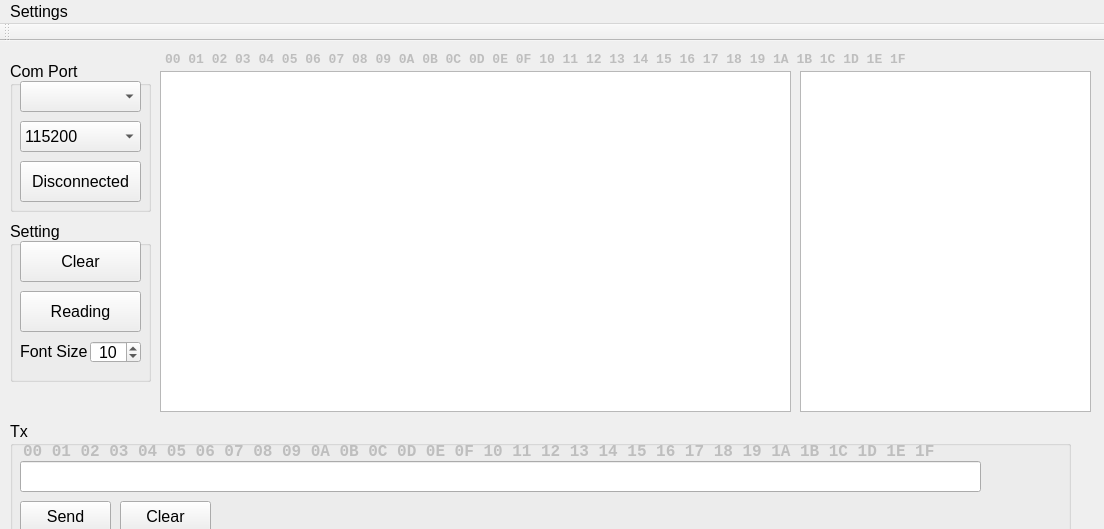
<?xml version="1.0" encoding="UTF-8"?>
<ui version="4.0">
 <class>MainWindow</class>
 <widget class="QMainWindow" name="MainWindow">
  <property name="geometry">
   <rect>
    <x>0</x>
    <y>0</y>
    <width>1104</width>
    <height>529</height>
   </rect>
  </property>
  <property name="minimumSize">
   <size>
    <width>0</width>
    <height>512</height>
   </size>
  </property>
  <property name="font">
   <font>
    <family>Arial</family>
    <pointsize>12</pointsize>
   </font>
  </property>
  <property name="windowTitle">
   <string>Com Port</string>
  </property>
  <widget class="QWidget" name="centralwidget">
   <widget class="QGroupBox" name="groupBox_Tx">
    <property name="enabled">
     <bool>true</bool>
    </property>
    <property name="geometry">
     <rect>
      <x>10</x>
      <y>380</y>
      <width>1061</width>
      <height>121</height>
     </rect>
    </property>
    <property name="minimumSize">
     <size>
      <width>0</width>
      <height>121</height>
     </size>
    </property>
    <property name="title">
     <string>Tx</string>
    </property>
    <widget class="QLineEdit" name="lineEdit_Tx">
     <property name="geometry">
      <rect>
       <x>10</x>
       <y>40</y>
       <width>961</width>
       <height>31</height>
      </rect>
     </property>
     <property name="minimumSize">
      <size>
       <width>0</width>
       <height>31</height>
      </size>
     </property>
     <property name="font">
      <font>
       <family>Courier New</family>
       <pointsize>12</pointsize>
       <weight>75</weight>
       <bold>true</bold>
      </font>
     </property>
    </widget>
    <widget class="QPushButton" name="pushButton_Tx_Send">
     <property name="geometry">
      <rect>
       <x>10</x>
       <y>80</y>
       <width>91</width>
       <height>31</height>
      </rect>
     </property>
     <property name="sizePolicy">
      <sizepolicy hsizetype="Preferred" vsizetype="Preferred">
       <horstretch>0</horstretch>
       <verstretch>0</verstretch>
      </sizepolicy>
     </property>
     <property name="text">
      <string>Send</string>
     </property>
    </widget>
    <widget class="QPushButton" name="pushButton_Tx_Clear">
     <property name="geometry">
      <rect>
       <x>110</x>
       <y>80</y>
       <width>91</width>
       <height>31</height>
      </rect>
     </property>
     <property name="text">
      <string>Clear</string>
     </property>
    </widget>
    <widget class="QLabel" name="label_Tx_HexNum">
     <property name="enabled">
      <bool>false</bool>
     </property>
     <property name="geometry">
      <rect>
       <x>13</x>
       <y>20</y>
       <width>961</width>
       <height>21</height>
      </rect>
     </property>
     <property name="font">
      <font>
       <family>Courier New</family>
       <pointsize>12</pointsize>
       <weight>75</weight>
       <bold>true</bold>
      </font>
     </property>
     <property name="text">
      <string>00 01 02 03 04 05 06 07 08 09 0A 0B 0C 0D 0E 0F 10 11 12 13 14 15 16 17 18 19 1A 1B 1C 1D 1E 1F</string>
     </property>
    </widget>
   </widget>
   <widget class="QLabel" name="label_HexPos">
    <property name="enabled">
     <bool>false</bool>
    </property>
    <property name="geometry">
     <rect>
      <x>165</x>
      <y>10</y>
      <width>921</width>
      <height>16</height>
     </rect>
    </property>
    <property name="font">
     <font>
      <family>Courier New</family>
      <pointsize>10</pointsize>
      <weight>75</weight>
      <bold>true</bold>
     </font>
    </property>
    <property name="text">
     <string>00 01 02 03 04 05 06 07 08 09 0A 0B 0C 0D 0E 0F 10 11 12 13 14 15 16 17 18 19 1A 1B 1C 1D 1E 1F</string>
    </property>
   </widget>
   <widget class="QGroupBox" name="groupBox_Setting">
    <property name="geometry">
     <rect>
      <x>10</x>
      <y>180</y>
      <width>141</width>
      <height>161</height>
     </rect>
    </property>
    <property name="minimumSize">
     <size>
      <width>141</width>
      <height>0</height>
     </size>
    </property>
    <property name="title">
     <string>Setting</string>
    </property>
    <widget class="QPushButton" name="pushButton_Clear">
     <property name="geometry">
      <rect>
       <x>10</x>
       <y>20</y>
       <width>121</width>
       <height>41</height>
      </rect>
     </property>
     <property name="sizePolicy">
      <sizepolicy hsizetype="Preferred" vsizetype="Preferred">
       <horstretch>0</horstretch>
       <verstretch>0</verstretch>
      </sizepolicy>
     </property>
     <property name="text">
      <string>Clear</string>
     </property>
    </widget>
    <widget class="QPushButton" name="pushButton_Stop">
     <property name="geometry">
      <rect>
       <x>10</x>
       <y>70</y>
       <width>121</width>
       <height>41</height>
      </rect>
     </property>
     <property name="sizePolicy">
      <sizepolicy hsizetype="Preferred" vsizetype="Preferred">
       <horstretch>0</horstretch>
       <verstretch>0</verstretch>
      </sizepolicy>
     </property>
     <property name="text">
      <string>Reading</string>
     </property>
    </widget>
    <widget class="QLabel" name="label">
     <property name="geometry">
      <rect>
       <x>10</x>
       <y>120</y>
       <width>71</width>
       <height>21</height>
      </rect>
     </property>
     <property name="text">
      <string>Font Size</string>
     </property>
    </widget>
    <widget class="QSpinBox" name="spinBox_FontSize">
     <property name="geometry">
      <rect>
       <x>80</x>
       <y>120</y>
       <width>51</width>
       <height>22</height>
      </rect>
     </property>
     <property name="alignment">
      <set>Qt::AlignCenter</set>
     </property>
     <property name="minimum">
      <number>6</number>
     </property>
     <property name="value">
      <number>10</number>
     </property>
    </widget>
   </widget>
   <widget class="QTextEdit" name="textEdit_hex">
    <property name="enabled">
     <bool>true</bool>
    </property>
    <property name="geometry">
     <rect>
      <x>160</x>
      <y>30</y>
      <width>631</width>
      <height>341</height>
     </rect>
    </property>
    <property name="sizePolicy">
     <sizepolicy hsizetype="Maximum" vsizetype="Fixed">
      <horstretch>80</horstretch>
      <verstretch>80</verstretch>
     </sizepolicy>
    </property>
    <property name="font">
     <font>
      <family>Courier New</family>
      <pointsize>10</pointsize>
      <weight>75</weight>
      <bold>true</bold>
     </font>
    </property>
    <property name="readOnly">
     <bool>true</bool>
    </property>
   </widget>
   <widget class="QGroupBox" name="groupBox_Comport">
    <property name="geometry">
     <rect>
      <x>10</x>
      <y>20</y>
      <width>141</width>
      <height>151</height>
     </rect>
    </property>
    <property name="minimumSize">
     <size>
      <width>141</width>
      <height>151</height>
     </size>
    </property>
    <property name="title">
     <string>Com Port</string>
    </property>
    <widget class="QComboBox" name="comboBox_ComPort">
     <property name="geometry">
      <rect>
       <x>10</x>
       <y>20</y>
       <width>121</width>
       <height>31</height>
      </rect>
     </property>
    </widget>
    <widget class="QComboBox" name="comboBox_BaudRate">
     <property name="geometry">
      <rect>
       <x>10</x>
       <y>60</y>
       <width>121</width>
       <height>31</height>
      </rect>
     </property>
     <property name="styleSheet">
      <string notr="true"/>
     </property>
     <property name="currentIndex">
      <number>2</number>
     </property>
     <item>
      <property name="text">
       <string>9600</string>
      </property>
     </item>
     <item>
      <property name="text">
       <string>57600</string>
      </property>
     </item>
     <item>
      <property name="text">
       <string>115200</string>
      </property>
     </item>
    </widget>
    <widget class="QPushButton" name="pushButton_Connect">
     <property name="geometry">
      <rect>
       <x>10</x>
       <y>100</y>
       <width>121</width>
       <height>41</height>
      </rect>
     </property>
     <property name="sizePolicy">
      <sizepolicy hsizetype="Preferred" vsizetype="Preferred">
       <horstretch>0</horstretch>
       <verstretch>0</verstretch>
      </sizepolicy>
     </property>
     <property name="text">
      <string>Disconnected</string>
     </property>
    </widget>
   </widget>
   <widget class="QTextEdit" name="textEdit_ascii">
    <property name="enabled">
     <bool>true</bool>
    </property>
    <property name="geometry">
     <rect>
      <x>800</x>
      <y>30</y>
      <width>291</width>
      <height>341</height>
     </rect>
    </property>
    <property name="font">
     <font>
      <family>Courier New</family>
      <pointsize>10</pointsize>
      <weight>75</weight>
      <bold>true</bold>
     </font>
    </property>
    <property name="readOnly">
     <bool>true</bool>
    </property>
   </widget>
  </widget>
  <widget class="QMenuBar" name="menubar">
   <property name="geometry">
    <rect>
     <x>0</x>
     <y>0</y>
     <width>1104</width>
     <height>22</height>
    </rect>
   </property>
   <widget class="QMenu" name="menuSettings">
    <property name="title">
     <string>Settings</string>
    </property>
    <widget class="QMenu" name="menuText_Window">
     <property name="title">
      <string>Text Window</string>
     </property>
     <addaction name="action_Text_Hex"/>
     <addaction name="action_Text_Ascii"/>
    </widget>
    <widget class="QMenu" name="menuUart_Tx_Type">
     <property name="title">
      <string>Uart Tx Type</string>
     </property>
     <addaction name="action_Tx_Hex"/>
     <addaction name="action_Tx_Ascii"/>
    </widget>
    <addaction name="menuText_Window"/>
    <addaction name="menuUart_Tx_Type"/>
    <addaction name="separator"/>
    <addaction name="action_Rx_AttachCurrentTime"/>
   </widget>
   <addaction name="menuSettings"/>
  </widget>
  <widget class="QToolBar" name="toolBar">
   <property name="windowTitle">
    <string>toolBar</string>
   </property>
   <attribute name="toolBarArea">
    <enum>TopToolBarArea</enum>
   </attribute>
   <attribute name="toolBarBreak">
    <bool>false</bool>
   </attribute>
  </widget>
  <action name="action_Text_Hex">
   <property name="checkable">
    <bool>true</bool>
   </property>
   <property name="checked">
    <bool>true</bool>
   </property>
   <property name="text">
    <string>Hex</string>
   </property>
  </action>
  <action name="action_Text_Ascii">
   <property name="checkable">
    <bool>true</bool>
   </property>
   <property name="text">
    <string>ASCII</string>
   </property>
  </action>
  <action name="action_Tx_Hex">
   <property name="checkable">
    <bool>true</bool>
   </property>
   <property name="checked">
    <bool>true</bool>
   </property>
   <property name="text">
    <string>Hex</string>
   </property>
  </action>
  <action name="action_Tx_Ascii">
   <property name="checkable">
    <bool>true</bool>
   </property>
   <property name="text">
    <string>ASCII</string>
   </property>
  </action>
  <action name="action_Rx_AttachCurrentTime">
   <property name="checkable">
    <bool>true</bool>
   </property>
   <property name="text">
    <string>Attach Current Time</string>
   </property>
  </action>
 </widget>
 <resources/>
 <connections/>
</ui>
